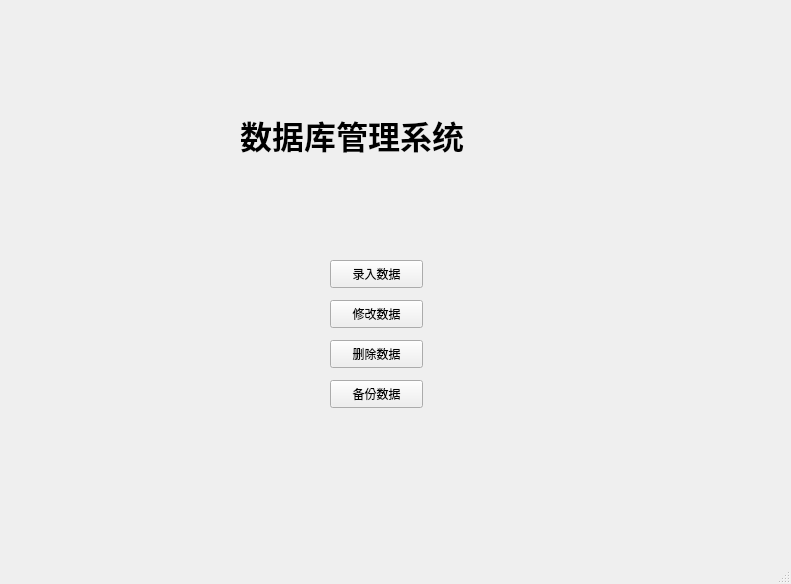
<?xml version="1.0" encoding="UTF-8"?>
<ui version="4.0">
 <class>MainWindow</class>
 <widget class="QMainWindow" name="MainWindow">
  <property name="geometry">
   <rect>
    <x>0</x>
    <y>0</y>
    <width>791</width>
    <height>584</height>
   </rect>
  </property>
  <property name="windowTitle">
   <string>MainWindow</string>
  </property>
  <widget class="QWidget" name="centralwidget">
   <widget class="QLabel" name="label">
    <property name="geometry">
     <rect>
      <x>240</x>
      <y>100</y>
      <width>301</width>
      <height>71</height>
     </rect>
    </property>
    <property name="text">
     <string>&lt;html&gt;&lt;head/&gt;&lt;body&gt;&lt;p&gt;&lt;span style=&quot; font-size:24pt; font-weight:600;&quot;&gt;数据库管理系统&lt;/span&gt;&lt;/p&gt;&lt;/body&gt;&lt;/html&gt;</string>
    </property>
   </widget>
   <widget class="QPushButton" name="pushButton_change">
    <property name="geometry">
     <rect>
      <x>330</x>
      <y>300</y>
      <width>93</width>
      <height>28</height>
     </rect>
    </property>
    <property name="text">
     <string>修改数据</string>
    </property>
   </widget>
   <widget class="QPushButton" name="pushButton_delete">
    <property name="geometry">
     <rect>
      <x>330</x>
      <y>340</y>
      <width>93</width>
      <height>28</height>
     </rect>
    </property>
    <property name="text">
     <string>删除数据</string>
    </property>
   </widget>
   <widget class="QPushButton" name="pushButton_copy">
    <property name="geometry">
     <rect>
      <x>330</x>
      <y>380</y>
      <width>93</width>
      <height>28</height>
     </rect>
    </property>
    <property name="text">
     <string>备份数据</string>
    </property>
   </widget>
   <widget class="QPushButton" name="pushButton_insert">
    <property name="geometry">
     <rect>
      <x>330</x>
      <y>260</y>
      <width>93</width>
      <height>28</height>
     </rect>
    </property>
    <property name="text">
     <string>录入数据</string>
    </property>
   </widget>
  </widget>
  <widget class="QMenuBar" name="menubar">
   <property name="geometry">
    <rect>
     <x>0</x>
     <y>0</y>
     <width>791</width>
     <height>26</height>
    </rect>
   </property>
  </widget>
  <widget class="QStatusBar" name="statusbar"/>
 </widget>
 <resources/>
 <connections/>
</ui>
